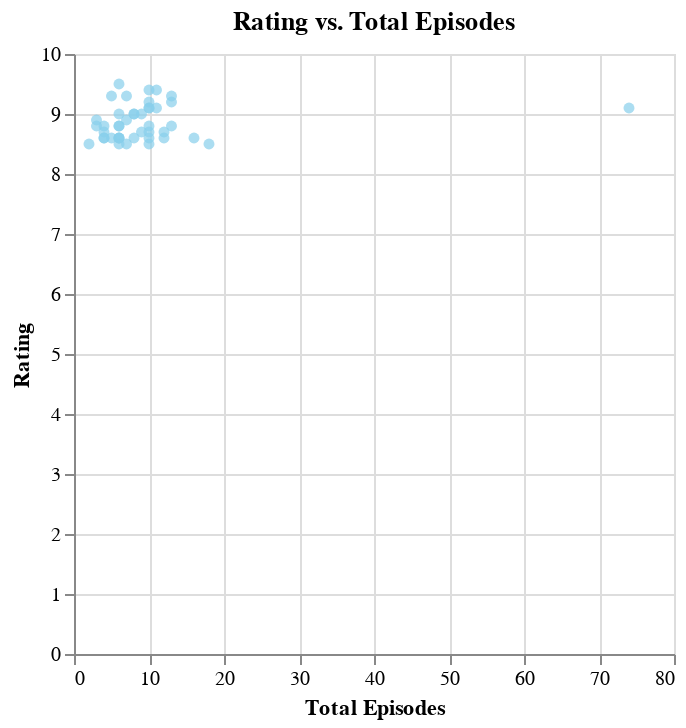
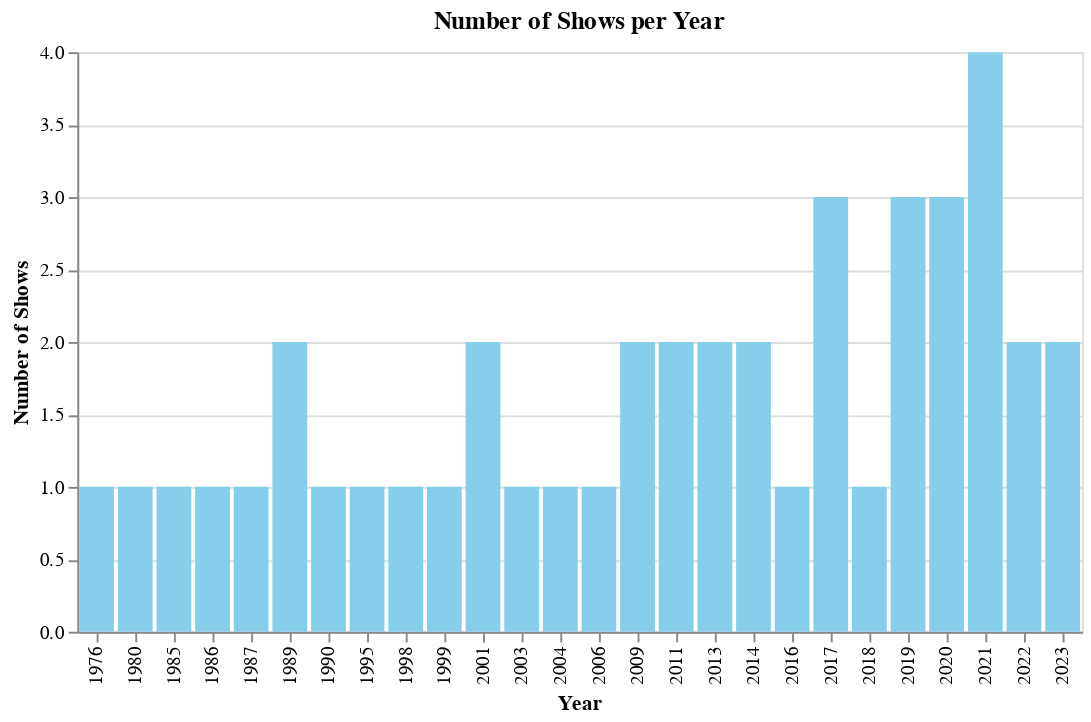
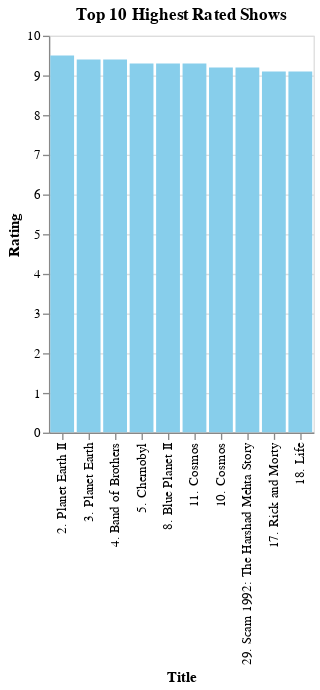
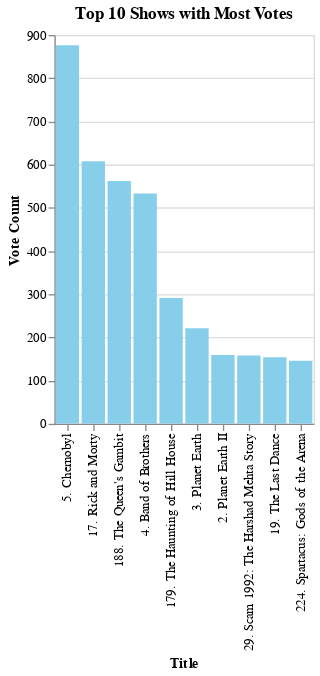

Write notebook code for charts like these, in order.
### Code cell
import altair as alt
import pandas as pd

# Assuming df is your DataFrame loaded from a CSV or other source
# df = pd.read_csv('your_file.csv')

# Data preprocessing steps
df['Total_episodes'] = df['Total_episodes'].astype(str).str.replace(' eps', '', regex=False)
df['Total_episodes'] = pd.to_numeric(df['Total_episodes'], errors='coerce')
df['Total_episodes'] = df['Total_episodes'].fillna(0)

# 1. Scatter plot of Rating vs. Total_episodes
chart1 = alt.Chart(df).mark_circle().encode(
    x=alt.X('Total_episodes:Q', title='Total Episodes'),
    y=alt.Y('Rating:Q', title='Rating'),
    tooltip=['Title', 'Rating', 'Total_episodes'],
    color=alt.value('skyblue')
).properties(
    title='Rating vs. Total Episodes'
).interactive()

# Display the scatter plot
chart1.display()

# 2. Histogram of the number of shows per year
chart2 = alt.Chart(df).mark_bar().encode(
    x=alt.X('Year:O', title='Year'),
    y=alt.Y('count()', title='Number of Shows'),
    tooltip=['Year', 'count()'],
    color=alt.value('skyblue')
).properties(
    title='Number of Shows per Year'
).interactive()

# Display the histogram
chart2.display()

# 3. Bar chart of top 10 highest-rated shows
top_10_rated = df.nlargest(10, 'Rating')
chart3 = alt.Chart(top_10_rated).mark_bar().encode(
    x=alt.X('Title:N', sort='-y', title='Title'),
    y=alt.Y('Rating:Q', title='Rating'),
    tooltip=['Title', 'Rating'],
    color=alt.value('skyblue')
).properties(
    title='Top 10 Highest Rated Shows'
).interactive()

# Display the bar chart
chart3.display()

# 4. Bar chart of top 10 shows with the most votes
top_10_votes = df.nlargest(10, 'Vote_count')
chart4 = alt.Chart(top_10_votes).mark_bar().encode(
    x=alt.X('Title:N', sort='-y', title='Title'),
    y=alt.Y('Vote_count:Q', title='Vote Count'),
    tooltip=['Title', 'Vote_count'],
    color=alt.value('skyblue')
).properties(
    title='Top 10 Shows with Most Votes'
).interactive()

# Display the bar chart
chart4.display()

### Figure 1 — Vega-Lite specification as saved in the notebook (floating-point values rounded to 4 significant figures)
{"config": {"view": {"continuousWidth": 300, "continuousHeight": 300}}, "data": {"name": "data-baa1307cd048e7cd2048c9ef6a80fd8a"}, "mark": {"type": "circle"}, "encoding": {"color": {"value": "skyblue"}, "tooltip": [{"field": "Title", "type": "nominal"}, {"field": "Rating", "type": "quantitative"}, {"field": "Total_episodes", "type": "quantitative"}], "x": {"field": "Total_episodes", "title": "Total Episodes", "type": "quantitative"}, "y": {"field": "Rating", "title": "Rating", "type": "quantitative"}}, "params": [{"name": "param_5", "select": {"type": "interval", "encodings": ["x", "y"]}, "bind": "scales"}], "title": "Rating vs. Total Episodes", "$schema": "https://vega.github.io/schema/vega-lite/v5.17.0.json", "datasets": {"data-baa1307cd048e7cd2048c9ef6a80fd8a": [{"Title": "2. Planet Earth II", "Year": 2016.0, "Total_episodes": 6, "Age": "PG", "Rating": 9.5, "Vote_count": 159.0, "Category": "TV Mini Series"}, {"Title": "3. Planet Earth", "Year": 2006.0, "Total_episodes": 11, "Age": "PG", "Rating": 9.4, "Vote_count": 221.0, "Category": "TV Mini Series"}, {"Title": "4. Band of Brothers", "Year": 2001.0, "Total_episodes": 10, "Age": "15", "Rating": 9.4, "Vote_count": 533.0, "Category": "TV Mini Series"}, {"Title": "5. Chernobyl", "Year": 2019.0, "Total_episodes": 5, "Age": "15", "Rating": 9.3, "Vote_count": 876.0, "Category": "TV Mini Series"}, {"Title": "8. Blue Planet II", "Year": 2017.0, "Total_episodes": 7, "Age": "U", "Rating": 9.3, "Vote_count": 47.0, "Category": "TV Mini Series"}, {"Title": "10. Cosmos", "Year": 2014.0, "Total_episodes": 13, "Age": "PG", "Rating": 9.2, "Vote_count": 130.0, "Category": "TV Mini Series"}, {"Title": "11. Cosmos", "Year": 1980.0, "Total_episodes": 13, "Age": "U", "Rating": 9.3, "Vote_count": 45.0, "Category": "TV Mini Series"}, {"Title": "17. Rick and Morty", "Year": 2013.0, "Total_episodes": 74, "Age": "15", "Rating": 9.1, "Vote_count": 608.0, "Category": "TV Series"}, {"Title": "18. Life", "Year": 2009.0, "Total_episodes": 11, "Age": "E", "Rating": 9.1, "Vote_count": 43.0, "Category": "TV Mini Series"}, {"Title": "19. The Last Dance", "Year": 2020.0, "Total_episodes": 10, "Age": "15", "Rating": 9.1, "Vote_count": 154.0, "Category": "TV Mini Series"}, {"Title": "22. The Vietnam War", "Year": 2017.0, "Total_episodes": 10, "Age": "15", "Rating": 9.1, "Vote_count": 28.0, "Category": "TV Mini Series"}, {"Title": "26. The Blue Planet", "Year": 2001.0, "Total_episodes": 8, "Age": "E", "Rating": 9.0, "Vote_count": 43.0, "Category": "TV Mini Series"}, {"Title": "29. Scam 1992: The Harshad Mehta Story", "Year": 2020.0, "Total_episodes": 10, "Age": "15", "Rating": 9.2, "Vote_count": 158.0, "Category": "TV Mini Series"}, {"Title": "31. Human Planet", "Year": 2011.0, "Total_episodes": 8, "Age": "PG", "Rating": 9.0, "Vote_count": 28.0, "Category": "TV Mini Series"}, {"Title": "36. The Civil War", "Year": 1990.0, "Total_episodes": 9, "Age": "TV-14", "Rating": 9.0, "Vote_count": 19.0, "Category": "TV Mini Series"}, {"Title": "39. The Beatles: Get Back", "Year": 2021.0, "Total_episodes": 3, "Age": "15", "Rating": 8.9, "Vote_count": 29.0, "Category": "TV Mini Series"}, {"Title": "49. Apocalypse: The Second World War", "Year": 2009.0, "Total_episodes": 6, "Age": "TV-MA", "Rating": 9.0, "Vote_count": 14.0, "Category": "TV Mini Series"}, {"Title": "50. When They See Us", "Year": 2019.0, "Total_episodes": 4, "Age": "15", "Rating": 8.8, "Vote_count": 139.0, "Category": "TV Mini Series"}, {"Title": "52. Africa", "Year": 2013.0, "Total_episodes": 7, "Age": "PG", "Rating": 8.9, "Vote_count": 17.0, "Category": "TV Mini Series"}, {"Title": "60. Das Boot", "Year": 1985.0, "Total_episodes": 3, "Age": "TV-MA", "Rating": 8.8, "Vote_count": 34.0, "Category": "TV Mini Series"}, {"Title": "67. Pride and Prejudice", "Year": 1995.0, "Total_episodes": 6, "Age": "PG", "Rating": 8.8, "Vote_count": 93.0, "Category": "TV Mini Series"}, {"Title": "69. Blackadder Goes Forth", "Year": 1989.0, "Total_episodes": 6, "Age": "15", "Rating": 8.8, "Vote_count": 57.0, "Category": "TV Series"}, {"Title": "77. I, Claudius", "Year": 1976.0, "Total_episodes": 13, "Age": "15", "Rating": 8.8, "Vote_count": 20.0, "Category": "TV Mini Series"}, {"Title": "82. Over the Garden Wall", "Year": 2014.0, "Total_episodes": 10, "Age": "PG", "Rating": 8.8, "Vote_count": 71.0, "Category": "TV Mini Series"}, {"Title": "95. Blue Eye Samurai", "Year": 2023.0, "Total_episodes": 9, "Age": "18", "Rating": 8.7, "Vote_count": 71.0, "Category": "TV Series"}, {"Title": "140. It's a Sin", "Year": 2021.0, "Total_episodes": 5, "Age": "15", "Rating": 8.6, "Vote_count": 37.0, "Category": "TV Mini Series"}, {"Title": "144. Blackadder II", "Year": 1986.0, "Total_episodes": 6, "Age": "PG", "Rating": 8.6, "Vote_count": 50.0, "Category": "TV Series"}, {"Title": "145. Lonesome Dove", "Year": 1989.0, "Total_episodes": 4, "Age": "TV-14", "Rating": 8.7, "Vote_count": 26.0, "Category": "TV Mini Series"}, {"Title": "150. The Offer", "Year": 2022.0, "Total_episodes": 10, "Age": "18", "Rating": 8.6, "Vote_count": 41.0, "Category": "TV Mini Series"}, {"Title": "157. Scavengers Reign", "Year": 2023.0, "Total_episodes": 12, "Age": "TV-MA", "Rating": 8.7, "Vote_count": 18.0, "Category": "TV Mini Series"}, {"Title": "160. Blackadder the Third", "Year": 1987.0, "Total_episodes": 6, "Age": "15", "Rating": 8.6, "Vote_count": 47.0, "Category": "TV Series"}, {"Title": "167. Greatest Events of WWII in Colour", "Year": 2019.0, "Total_episodes": 10, "Age": "15", "Rating": 8.7, "Vote_count": 11.0, "Category": "TV Mini Series"}, {"Title": "168. Dopesick", "Year": 2021.0, "Total_episodes": 8, "Age": "15", "Rating": 8.6, "Vote_count": 79.0, "Category": "TV Mini Series"}, {"Title": "179. The Haunting of Hill House", "Year": 2018.0, "Total_episodes": 10, "Age": "15", "Rating": 8.5, "Vote_count": 291.0, "Category": "TV Mini Series"}, {"Title": "185. Battlestar Galactica", "Year": 2003.0, "Total_episodes": 2, "Age": "12", "Rating": 8.5, "Vote_count": 81.0, "Category": "TV Mini Series"}, {"Title": "188. The Queen's Gambit", "Year": 2020.0, "Total_episodes": 7, "Age": "15", "Rating": 8.5, "Vote_count": 562.0, "Category": "TV Mini Series"}, {"Title": "217. Twin Peaks", "Year": 2017.0, "Total_episodes": 18, "Age": "15", "Rating": 8.5, "Vote_count": 77.0, "Category": "TV Series"}, {"Title": "224. Spartacus: Gods of the Arena", "Year": 2011.0, "Total_episodes": 6, "Age": "18", "Rating": 8.5, "Vote_count": 146.0, "Category": "TV Mini Series"}, {"Title": "226. North & South", "Year": 2004.0, "Total_episodes": 4, "Age": "PG", "Rating": 8.6, "Vote_count": 35.0, "Category": "TV Series"}, {"Title": "233. RurÃ´ni Kenshin: Meiji kenkaku romantan - Tsuioku-hen", "Year": 1999.0, "Total_episodes": 4, "Age": "15", "Rating": 8.6, "Vote_count": 16.0, "Category": "TV Mini Series"}, {"Title": "235. Extraordinary Attorney Woo", "Year": 2022.0, "Total_episodes": 16, "Age": "15", "Rating": 8.6, "Vote_count": 27.0, "Category": "TV Series"}, {"Title": "237. From the Earth to the Moon", "Year": 1998.0, "Total_episodes": 12, "Age": "PG", "Rating": 8.6, "Vote_count": 13.0, "Category": "TV Mini Series"}, {"Title": "248. Tear Along the Dotted Line", "Year": 2021.0, "Total_episodes": 6, "Age": "15", "Rating": 8.6, "Vote_count": 15.0, "Category": "TV Mini Series"}]}}

### Figure 2 — Vega-Lite specification as saved in the notebook (floating-point values rounded to 4 significant figures)
{"config": {"view": {"continuousWidth": 300, "continuousHeight": 300}}, "data": {"name": "data-baa1307cd048e7cd2048c9ef6a80fd8a"}, "mark": {"type": "bar"}, "encoding": {"color": {"value": "skyblue"}, "tooltip": [{"field": "Year", "type": "quantitative"}, {"aggregate": "count", "type": "quantitative"}], "x": {"field": "Year", "title": "Year", "type": "ordinal"}, "y": {"aggregate": "count", "title": "Number of Shows", "type": "quantitative"}}, "params": [{"name": "param_6", "select": {"type": "interval", "encodings": ["x", "y"]}, "bind": "scales"}], "title": "Number of Shows per Year", "$schema": "https://vega.github.io/schema/vega-lite/v5.17.0.json", "datasets": {"data-baa1307cd048e7cd2048c9ef6a80fd8a": [{"Title": "2. Planet Earth II", "Year": 2016.0, "Total_episodes": 6, "Age": "PG", "Rating": 9.5, "Vote_count": 159.0, "Category": "TV Mini Series"}, {"Title": "3. Planet Earth", "Year": 2006.0, "Total_episodes": 11, "Age": "PG", "Rating": 9.4, "Vote_count": 221.0, "Category": "TV Mini Series"}, {"Title": "4. Band of Brothers", "Year": 2001.0, "Total_episodes": 10, "Age": "15", "Rating": 9.4, "Vote_count": 533.0, "Category": "TV Mini Series"}, {"Title": "5. Chernobyl", "Year": 2019.0, "Total_episodes": 5, "Age": "15", "Rating": 9.3, "Vote_count": 876.0, "Category": "TV Mini Series"}, {"Title": "8. Blue Planet II", "Year": 2017.0, "Total_episodes": 7, "Age": "U", "Rating": 9.3, "Vote_count": 47.0, "Category": "TV Mini Series"}, {"Title": "10. Cosmos", "Year": 2014.0, "Total_episodes": 13, "Age": "PG", "Rating": 9.2, "Vote_count": 130.0, "Category": "TV Mini Series"}, {"Title": "11. Cosmos", "Year": 1980.0, "Total_episodes": 13, "Age": "U", "Rating": 9.3, "Vote_count": 45.0, "Category": "TV Mini Series"}, {"Title": "17. Rick and Morty", "Year": 2013.0, "Total_episodes": 74, "Age": "15", "Rating": 9.1, "Vote_count": 608.0, "Category": "TV Series"}, {"Title": "18. Life", "Year": 2009.0, "Total_episodes": 11, "Age": "E", "Rating": 9.1, "Vote_count": 43.0, "Category": "TV Mini Series"}, {"Title": "19. The Last Dance", "Year": 2020.0, "Total_episodes": 10, "Age": "15", "Rating": 9.1, "Vote_count": 154.0, "Category": "TV Mini Series"}, {"Title": "22. The Vietnam War", "Year": 2017.0, "Total_episodes": 10, "Age": "15", "Rating": 9.1, "Vote_count": 28.0, "Category": "TV Mini Series"}, {"Title": "26. The Blue Planet", "Year": 2001.0, "Total_episodes": 8, "Age": "E", "Rating": 9.0, "Vote_count": 43.0, "Category": "TV Mini Series"}, {"Title": "29. Scam 1992: The Harshad Mehta Story", "Year": 2020.0, "Total_episodes": 10, "Age": "15", "Rating": 9.2, "Vote_count": 158.0, "Category": "TV Mini Series"}, {"Title": "31. Human Planet", "Year": 2011.0, "Total_episodes": 8, "Age": "PG", "Rating": 9.0, "Vote_count": 28.0, "Category": "TV Mini Series"}, {"Title": "36. The Civil War", "Year": 1990.0, "Total_episodes": 9, "Age": "TV-14", "Rating": 9.0, "Vote_count": 19.0, "Category": "TV Mini Series"}, {"Title": "39. The Beatles: Get Back", "Year": 2021.0, "Total_episodes": 3, "Age": "15", "Rating": 8.9, "Vote_count": 29.0, "Category": "TV Mini Series"}, {"Title": "49. Apocalypse: The Second World War", "Year": 2009.0, "Total_episodes": 6, "Age": "TV-MA", "Rating": 9.0, "Vote_count": 14.0, "Category": "TV Mini Series"}, {"Title": "50. When They See Us", "Year": 2019.0, "Total_episodes": 4, "Age": "15", "Rating": 8.8, "Vote_count": 139.0, "Category": "TV Mini Series"}, {"Title": "52. Africa", "Year": 2013.0, "Total_episodes": 7, "Age": "PG", "Rating": 8.9, "Vote_count": 17.0, "Category": "TV Mini Series"}, {"Title": "60. Das Boot", "Year": 1985.0, "Total_episodes": 3, "Age": "TV-MA", "Rating": 8.8, "Vote_count": 34.0, "Category": "TV Mini Series"}, {"Title": "67. Pride and Prejudice", "Year": 1995.0, "Total_episodes": 6, "Age": "PG", "Rating": 8.8, "Vote_count": 93.0, "Category": "TV Mini Series"}, {"Title": "69. Blackadder Goes Forth", "Year": 1989.0, "Total_episodes": 6, "Age": "15", "Rating": 8.8, "Vote_count": 57.0, "Category": "TV Series"}, {"Title": "77. I, Claudius", "Year": 1976.0, "Total_episodes": 13, "Age": "15", "Rating": 8.8, "Vote_count": 20.0, "Category": "TV Mini Series"}, {"Title": "82. Over the Garden Wall", "Year": 2014.0, "Total_episodes": 10, "Age": "PG", "Rating": 8.8, "Vote_count": 71.0, "Category": "TV Mini Series"}, {"Title": "95. Blue Eye Samurai", "Year": 2023.0, "Total_episodes": 9, "Age": "18", "Rating": 8.7, "Vote_count": 71.0, "Category": "TV Series"}, {"Title": "140. It's a Sin", "Year": 2021.0, "Total_episodes": 5, "Age": "15", "Rating": 8.6, "Vote_count": 37.0, "Category": "TV Mini Series"}, {"Title": "144. Blackadder II", "Year": 1986.0, "Total_episodes": 6, "Age": "PG", "Rating": 8.6, "Vote_count": 50.0, "Category": "TV Series"}, {"Title": "145. Lonesome Dove", "Year": 1989.0, "Total_episodes": 4, "Age": "TV-14", "Rating": 8.7, "Vote_count": 26.0, "Category": "TV Mini Series"}, {"Title": "150. The Offer", "Year": 2022.0, "Total_episodes": 10, "Age": "18", "Rating": 8.6, "Vote_count": 41.0, "Category": "TV Mini Series"}, {"Title": "157. Scavengers Reign", "Year": 2023.0, "Total_episodes": 12, "Age": "TV-MA", "Rating": 8.7, "Vote_count": 18.0, "Category": "TV Mini Series"}, {"Title": "160. Blackadder the Third", "Year": 1987.0, "Total_episodes": 6, "Age": "15", "Rating": 8.6, "Vote_count": 47.0, "Category": "TV Series"}, {"Title": "167. Greatest Events of WWII in Colour", "Year": 2019.0, "Total_episodes": 10, "Age": "15", "Rating": 8.7, "Vote_count": 11.0, "Category": "TV Mini Series"}, {"Title": "168. Dopesick", "Year": 2021.0, "Total_episodes": 8, "Age": "15", "Rating": 8.6, "Vote_count": 79.0, "Category": "TV Mini Series"}, {"Title": "179. The Haunting of Hill House", "Year": 2018.0, "Total_episodes": 10, "Age": "15", "Rating": 8.5, "Vote_count": 291.0, "Category": "TV Mini Series"}, {"Title": "185. Battlestar Galactica", "Year": 2003.0, "Total_episodes": 2, "Age": "12", "Rating": 8.5, "Vote_count": 81.0, "Category": "TV Mini Series"}, {"Title": "188. The Queen's Gambit", "Year": 2020.0, "Total_episodes": 7, "Age": "15", "Rating": 8.5, "Vote_count": 562.0, "Category": "TV Mini Series"}, {"Title": "217. Twin Peaks", "Year": 2017.0, "Total_episodes": 18, "Age": "15", "Rating": 8.5, "Vote_count": 77.0, "Category": "TV Series"}, {"Title": "224. Spartacus: Gods of the Arena", "Year": 2011.0, "Total_episodes": 6, "Age": "18", "Rating": 8.5, "Vote_count": 146.0, "Category": "TV Mini Series"}, {"Title": "226. North & South", "Year": 2004.0, "Total_episodes": 4, "Age": "PG", "Rating": 8.6, "Vote_count": 35.0, "Category": "TV Series"}, {"Title": "233. RurÃ´ni Kenshin: Meiji kenkaku romantan - Tsuioku-hen", "Year": 1999.0, "Total_episodes": 4, "Age": "15", "Rating": 8.6, "Vote_count": 16.0, "Category": "TV Mini Series"}, {"Title": "235. Extraordinary Attorney Woo", "Year": 2022.0, "Total_episodes": 16, "Age": "15", "Rating": 8.6, "Vote_count": 27.0, "Category": "TV Series"}, {"Title": "237. From the Earth to the Moon", "Year": 1998.0, "Total_episodes": 12, "Age": "PG", "Rating": 8.6, "Vote_count": 13.0, "Category": "TV Mini Series"}, {"Title": "248. Tear Along the Dotted Line", "Year": 2021.0, "Total_episodes": 6, "Age": "15", "Rating": 8.6, "Vote_count": 15.0, "Category": "TV Mini Series"}]}}

### Figure 3 — Vega-Lite specification as saved in the notebook (floating-point values rounded to 4 significant figures)
{"config": {"view": {"continuousWidth": 300, "continuousHeight": 300}}, "data": {"name": "data-eeb14ef69a23b7fef0a92a46ef8f5e0d"}, "mark": {"type": "bar"}, "encoding": {"color": {"value": "skyblue"}, "tooltip": [{"field": "Title", "type": "nominal"}, {"field": "Rating", "type": "quantitative"}], "x": {"field": "Title", "sort": "-y", "title": "Title", "type": "nominal"}, "y": {"field": "Rating", "title": "Rating", "type": "quantitative"}}, "params": [{"name": "param_7", "select": {"type": "interval", "encodings": ["x", "y"]}, "bind": "scales"}], "title": "Top 10 Highest Rated Shows", "$schema": "https://vega.github.io/schema/vega-lite/v5.17.0.json", "datasets": {"data-eeb14ef69a23b7fef0a92a46ef8f5e0d": [{"Title": "2. Planet Earth II", "Year": 2016.0, "Total_episodes": 6, "Age": "PG", "Rating": 9.5, "Vote_count": 159.0, "Category": "TV Mini Series"}, {"Title": "3. Planet Earth", "Year": 2006.0, "Total_episodes": 11, "Age": "PG", "Rating": 9.4, "Vote_count": 221.0, "Category": "TV Mini Series"}, {"Title": "4. Band of Brothers", "Year": 2001.0, "Total_episodes": 10, "Age": "15", "Rating": 9.4, "Vote_count": 533.0, "Category": "TV Mini Series"}, {"Title": "5. Chernobyl", "Year": 2019.0, "Total_episodes": 5, "Age": "15", "Rating": 9.3, "Vote_count": 876.0, "Category": "TV Mini Series"}, {"Title": "8. Blue Planet II", "Year": 2017.0, "Total_episodes": 7, "Age": "U", "Rating": 9.3, "Vote_count": 47.0, "Category": "TV Mini Series"}, {"Title": "11. Cosmos", "Year": 1980.0, "Total_episodes": 13, "Age": "U", "Rating": 9.3, "Vote_count": 45.0, "Category": "TV Mini Series"}, {"Title": "10. Cosmos", "Year": 2014.0, "Total_episodes": 13, "Age": "PG", "Rating": 9.2, "Vote_count": 130.0, "Category": "TV Mini Series"}, {"Title": "29. Scam 1992: The Harshad Mehta Story", "Year": 2020.0, "Total_episodes": 10, "Age": "15", "Rating": 9.2, "Vote_count": 158.0, "Category": "TV Mini Series"}, {"Title": "17. Rick and Morty", "Year": 2013.0, "Total_episodes": 74, "Age": "15", "Rating": 9.1, "Vote_count": 608.0, "Category": "TV Series"}, {"Title": "18. Life", "Year": 2009.0, "Total_episodes": 11, "Age": "E", "Rating": 9.1, "Vote_count": 43.0, "Category": "TV Mini Series"}]}}

### Figure 4 — Vega-Lite specification as saved in the notebook (floating-point values rounded to 4 significant figures)
{"config": {"view": {"continuousWidth": 300, "continuousHeight": 300}}, "data": {"name": "data-19898523378c5fcb52dbf890ad748963"}, "mark": {"type": "bar"}, "encoding": {"color": {"value": "skyblue"}, "tooltip": [{"field": "Title", "type": "nominal"}, {"field": "Vote_count", "type": "quantitative"}], "x": {"field": "Title", "sort": "-y", "title": "Title", "type": "nominal"}, "y": {"field": "Vote_count", "title": "Vote Count", "type": "quantitative"}}, "params": [{"name": "param_8", "select": {"type": "interval", "encodings": ["x", "y"]}, "bind": "scales"}], "title": "Top 10 Shows with Most Votes", "$schema": "https://vega.github.io/schema/vega-lite/v5.17.0.json", "datasets": {"data-19898523378c5fcb52dbf890ad748963": [{"Title": "5. Chernobyl", "Year": 2019.0, "Total_episodes": 5, "Age": "15", "Rating": 9.3, "Vote_count": 876.0, "Category": "TV Mini Series"}, {"Title": "17. Rick and Morty", "Year": 2013.0, "Total_episodes": 74, "Age": "15", "Rating": 9.1, "Vote_count": 608.0, "Category": "TV Series"}, {"Title": "188. The Queen's Gambit", "Year": 2020.0, "Total_episodes": 7, "Age": "15", "Rating": 8.5, "Vote_count": 562.0, "Category": "TV Mini Series"}, {"Title": "4. Band of Brothers", "Year": 2001.0, "Total_episodes": 10, "Age": "15", "Rating": 9.4, "Vote_count": 533.0, "Category": "TV Mini Series"}, {"Title": "179. The Haunting of Hill House", "Year": 2018.0, "Total_episodes": 10, "Age": "15", "Rating": 8.5, "Vote_count": 291.0, "Category": "TV Mini Series"}, {"Title": "3. Planet Earth", "Year": 2006.0, "Total_episodes": 11, "Age": "PG", "Rating": 9.4, "Vote_count": 221.0, "Category": "TV Mini Series"}, {"Title": "2. Planet Earth II", "Year": 2016.0, "Total_episodes": 6, "Age": "PG", "Rating": 9.5, "Vote_count": 159.0, "Category": "TV Mini Series"}, {"Title": "29. Scam 1992: The Harshad Mehta Story", "Year": 2020.0, "Total_episodes": 10, "Age": "15", "Rating": 9.2, "Vote_count": 158.0, "Category": "TV Mini Series"}, {"Title": "19. The Last Dance", "Year": 2020.0, "Total_episodes": 10, "Age": "15", "Rating": 9.1, "Vote_count": 154.0, "Category": "TV Mini Series"}, {"Title": "224. Spartacus: Gods of the Arena", "Year": 2011.0, "Total_episodes": 6, "Age": "18", "Rating": 8.5, "Vote_count": 146.0, "Category": "TV Mini Series"}]}}
